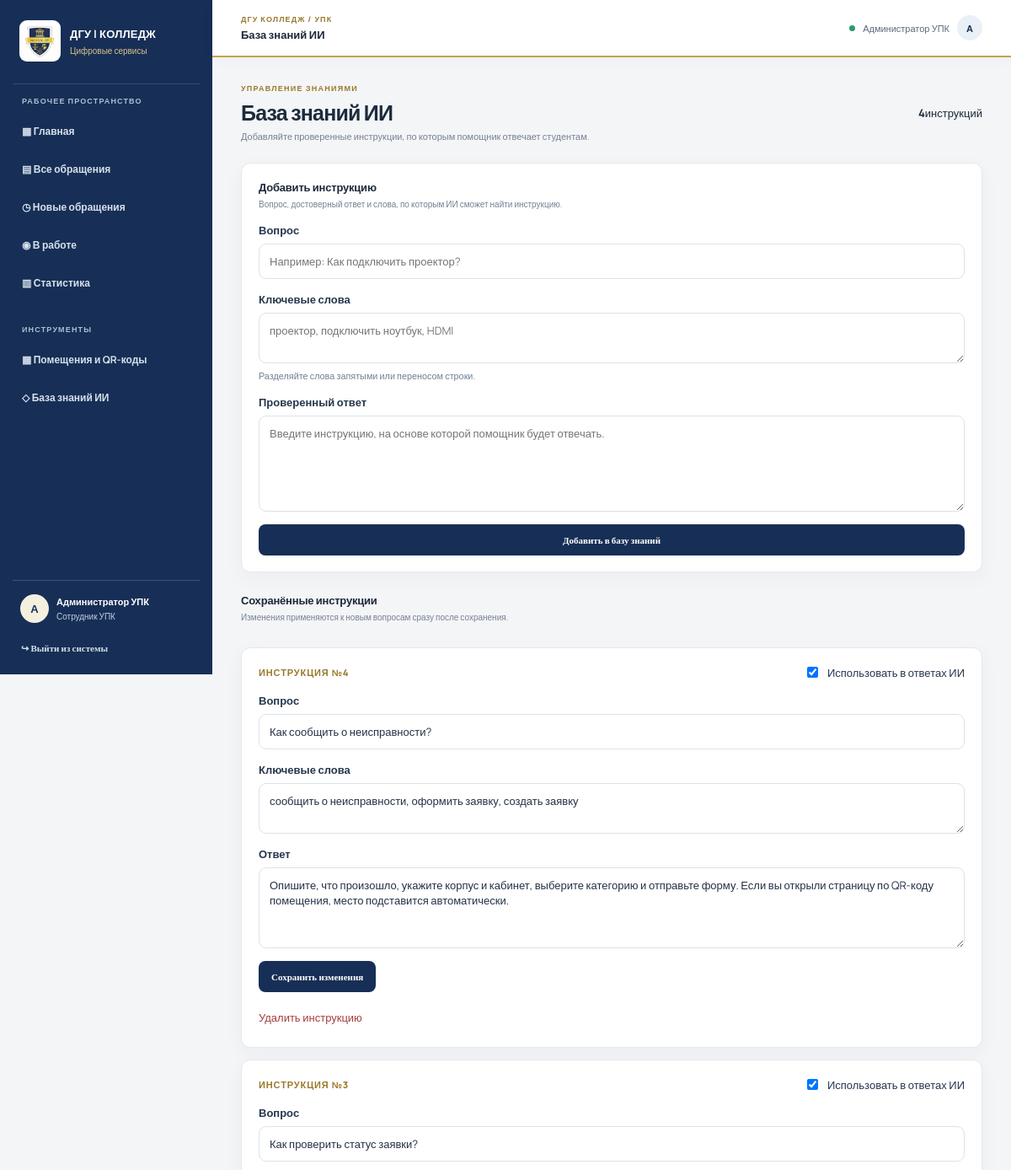
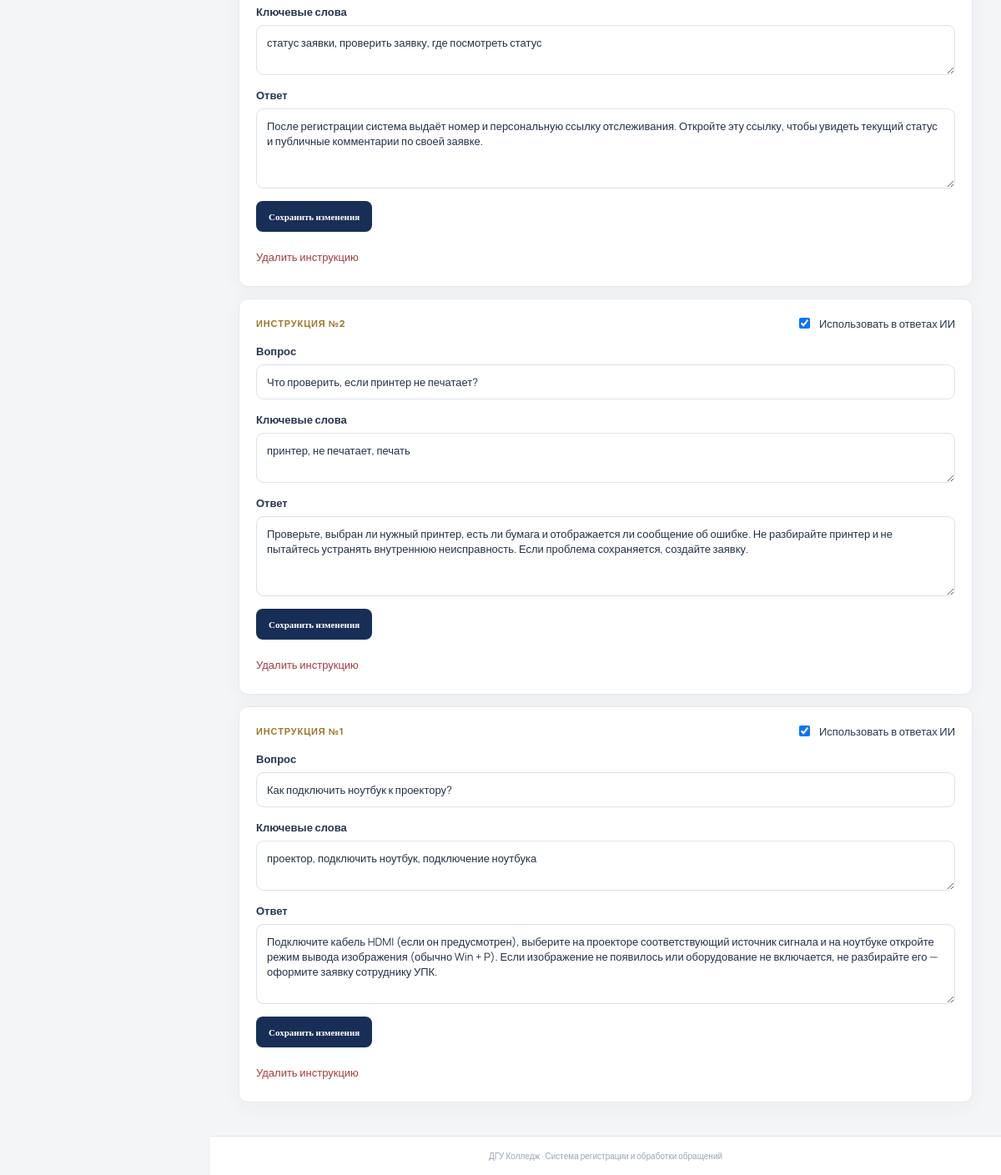
/admin/knowledge (signed in), run on the app's committed database (2 pictures, top to bottom).
### tables this page shows
CREATE TABLE knowledge_base (
            id INTEGER PRIMARY KEY AUTOINCREMENT,
            question TEXT NOT NULL,
            answer TEXT NOT NULL,
            keywords TEXT NOT NULL DEFAULT '[]',
            is_active INTEGER NOT NULL DEFAULT 1,
            created_at TEXT NOT NULL,
            updated_at TEXT NOT NULL
        );

### app.py (the view, shortened to what this page needs)
@app.route("/admin/knowledge", methods=["GET", "POST"])
@staff_required
def admin_knowledge():
    with db() as con:
        items = con.execute(
            "SELECT * FROM knowledge_base ORDER BY updated_at DESC, id DESC"
        ).fetchall()
    knowledge_items = []
    for item in items:
        row = dict(item)
        try:
            row["keywords_list"] = json.loads(row["keywords"] or "[]")
        except (TypeError, ValueError):
            row["keywords_list"] = []
        knowledge_items.append(row)
    return render_template("knowledge.html", knowledge_items=knowledge_items)

### app.py (called while the page is built, shortened)
def db():
    connection = sqlite3.connect(DATABASE)
    connection.row_factory = sqlite3.Row
    connection.execute("PRAGMA foreign_keys = ON")
    return connection

@app.context_processor
def inject_globals():
    if "csrf_token" not in session:
        session["csrf_token"] = secrets.token_urlsafe(24)
    return {"csrf_token": session["csrf_token"], "statuses": STATUSES}

@app.before_request
def csrf_check():
   if request.method == "GET":
       if "csrf_token" not in session:
           session["csrf_token"] = secrets.token_urlsafe(24)

def staff_required(fn):
    @wraps(fn)
    def wrapper(*args, **kwargs):
        if not session.get("staff_id"):
            return redirect(url_for("login", next=request.path))
        return fn(*args, **kwargs)
    return wrapper

### templates/knowledge.html (shortened to what this page needs)
{% extends "base.html" %}
{% block section_name %}База знаний ИИ{% endblock %}
{% block content %}
<section class="admin-page-heading">
  <div>
    <div class="eyebrow">УПРАВЛЕНИЕ ЗНАНИЯМИ</div>
    <h1>База знаний ИИ</h1>
    <p>Добавляйте проверенные инструкции, по которым помощник отвечает студентам.</p>
  </div>
  <div class="heading-counter"><b>{{ knowledge_items|length }}</b><span>инструкций</span></div>
</section>
<section class="admin-panel knowledge-form-panel">
  <div class="admin-panel-heading"><div><h2>Добавить инструкцию</h2><p>Вопрос, достоверный ответ и слова, по которым ИИ сможет найти инструкцию.</p></div></div>
  <form method="post" class="knowledge-form">
    <label>Вопрос<input name="question" maxlength="250" required placeholder="Например: Как подключить проектор?"></label>
    <label>Ключевые слова<textarea name="keywords" rows="2" required placeholder="проектор, подключить ноутбук, HDMI"></textarea><small>Разделяйте слова запятыми или переносом строки.</small></label>
    <label>Проверенный ответ<textarea name="answer" rows="5" maxlength="10000" required placeholder="Введите инструкцию, на основе которой помощник будет отвечать."></textarea></label>
    <button class="admin-primary-button" type="submit">Добавить в базу знаний</button>
  </form>
</section>
<section class="knowledge-list">
  <div class="admin-panel-heading"><div><h2>Сохранённые инструкции</h2><p>Изменения применяются к новым вопросам сразу после сохранения.</p></div></div>
  {% for item in knowledge_items %}
  <article class="admin-panel knowledge-item {% if not item.is_active %}knowledge-disabled{% endif %}">
    <form method="post" action="{{ url_for('edit_knowledge', item_id=item.id) }}" class="knowledge-edit-form">
      <div class="knowledge-item-top"><span class="knowledge-id">ИНСТРУКЦИЯ №{{ item.id }}</span><label class="knowledge-active"><input type="checkbox" name="is_active" value="1" {% if item.is_active %}checked{% endif %}> Использовать в ответах ИИ</label></div>
      <label>Вопрос<input name="question" maxlength="250" required value="{{ item.question }}"></label>
      <label>Ключевые слова<textarea name="keywords" rows="2" required>{{ item.keywords_list|join(', ') }}</textarea></label>
      <label>Ответ<textarea name="answer" rows="4" maxlength="10000" required>{{ item.answer }}</textarea></label>
      <div class="knowledge-actions"><button class="admin-primary-button" type="submit">Сохранить изменения</button></div>
    </form>
    <form method="post" action="{{ url_for('delete_knowledge', item_id=item.id) }}" onsubmit="return confirm('Удалить эту инструкцию?')">
      <button class="knowledge-delete" type="submit">Удалить инструкцию</button>
    </form>
  </article>
  {% else %}
  <div class="admin-panel admin-empty"><b>База знаний пока пуста</b><p>Добавьте первую проверенную инструкцию с помощью формы выше.</p></div>
  {% endfor %}
</section>
{% endblock %}

### static/css/style.css (style rules this page uses)
:root { --ink: #17212f; --muted: #718096; --line: #e6ebf1; --blue: #17345f; --blue2: #f5efdc; --bg: #f5f6f8; --green: #287454; }
* { box-sizing: border-box; }
body { margin: 0; background: var(--bg); color: var(--ink); font-family: Manrope, Arial, sans-serif; font-size: 14px; }
.eyebrow { font-size: 10px; letter-spacing: 1.7px; font-weight: 800; color: var(--blue); }
h1 { font-size: 34px; letter-spacing: -1.3px; margin: 9px 0; }
h2 { font-size: 18px; margin: 0 0 8px; letter-spacing: -0.3px; }
input, textarea, select { width: 100%; border: 1px solid #dfe5ed; border-radius: 9px; padding: 11px 12px; font: 500 13px Manrope; color: var(--ink); background: #fff; outline: none; }
textarea { resize: vertical; }
:root { --ink: #17243a; --muted: #748094; --line: #e5e8ed; --blue: #172f56; --blue2: #f5efdf; --bg: #f4f5f7; --gold: #c7a34b; }
body { background: var(--bg); }
.eyebrow { color: #9a792d; }

### static/css/admin.css (style rules this page uses)
:root { --dgu-navy: #172f56; --dgu-blue: #294d79; --admin-bg: #f3f6fa; --admin-line: #e5eaf0; --admin-text: #1d2939; --admin-muted: #758195; --admin-white: #fff; }
* { box-sizing: border-box; }
.admin-body { margin: 0; background: var(--admin-bg); color: var(--admin-text); font-family: Manrope, Arial, sans-serif; font-size: 13px; }
.admin-page-heading { display: flex; align-items: center; justify-content: space-between; gap: 20px; margin: 0 0 24px; }
.admin-page-heading .eyebrow { font-size: 9px; letter-spacing: 1.25px; font-weight: 800; color: var(--dgu-blue); }
.admin-page-heading h1 { font-size: 25px; line-height: 1.25; letter-spacing: -.8px; margin: 7px 0 5px; color: #1c2b3d; }
.admin-page-heading p { margin: 0; color: var(--admin-muted); font-size: 11px; }
.admin-primary-button { display: inline-flex; align-items: center; justify-content: center; gap: 13px; padding: 11px 15px; border: 0; border-radius: 8px; background: var(--dgu-navy); color: #fff; text-decoration: none; font: 700 11px Manrope; white-space: nowrap; }
.admin-panel { background: #fff; border: 1px solid var(--admin-line); border-radius: 11px; padding: 19px 20px; min-width: 0; }
.admin-panel-heading { display: flex; align-items: center; justify-content: space-between; gap: 12px; margin-bottom: 15px; }
.admin-panel-heading h2 { font-size: 13px; margin: 0 0 4px; letter-spacing: -.2px; }
.admin-panel-heading p { font-size: 10px; color: var(--admin-muted); margin: 0; }
:root { --dgu-navy: #172f56; --dgu-blue: #294d79; --dgu-gold: #c7a34b; --admin-bg: #f4f5f7; --admin-line: #e5e8ed; }
.topbar-kicker, .admin-page-heading .eyebrow { color: #9a792d; }
.admin-primary-button, .admin-detail-grid .button.primary { background: #172f56; color: white; }
.admin-stat-card, .admin-panel { border-color: #e5e8ed; box-shadow: 0 7px 24px rgba(26,42,66,.04); }
.knowledge-form-panel { margin-bottom: 24px; }
.knowledge-form, .knowledge-edit-form { display: grid; gap: 15px; }
.knowledge-form label, .knowledge-edit-form label { display: grid; gap: 7px; color: #26364d; font-weight: 650; font-size: 13px; }
.knowledge-form input, .knowledge-form textarea, .knowledge-edit-form input:not([type="checkbox"]), .knowledge-edit-form textarea { width: 100%; box-sizing: border-box; border: 1px solid #dce2ea; border-radius: 9px; padding: 11px 12px; background: #fff; color: #243247; font: inherit; font-weight: 400; resize: vertical; }
.knowledge-form label small { color: #718096; font-weight: 400; }
.knowledge-list { display: grid; gap: 14px; }
.knowledge-item { display: grid; gap: 14px; }
.knowledge-item-top, .knowledge-actions { display: flex; align-items: center; justify-content: space-between; gap: 12px; flex-wrap: wrap; }
.knowledge-id { color: #9a792d; font-size: 11px; font-weight: 800; letter-spacing: .08em; }
.knowledge-active { display: flex !important; align-items: center; grid-template-columns: auto 1fr; gap: 8px !important; font-weight: 500 !important; }
.knowledge-active input { width: auto; }
.knowledge-delete { border: 0; background: transparent; color: #a43d3d; padding: 7px 0; cursor: pointer; font: inherit; font-size: 13px; }

### data on the page
knowledge_base: id "4", is_active "☑", question "Как сообщить о неисправности?", keywords "сообщить о неисправности, оформить заявку, создать заявку", answer "Опишите, что произошло, укажите корпус и кабинет, выберите категорию и отправьте форму. Если вы открыли страницу по QR-коду помещения, место подставится автоматически."
knowledge_base: id "3", is_active "☑", question "Как проверить статус заявки?", keywords "статус заявки, проверить заявку, где посмотреть статус", answer "После регистрации система выдаёт номер и персональную ссылку отслеживания. Откройте эту ссылку, чтобы увидеть текущий статус и публичные комментарии по своей заявке."
knowledge_base: id "2", is_active "☑", question "Что проверить, если принтер не печатает?", keywords "принтер, не печатает, печать", answer "Проверьте, выбран ли нужный принтер, есть ли бумага и отображается ли сообщение об ошибке. Не разбирайте принтер и не пытайтесь устранять внутреннюю неисправность. Если проблема сохраняется, создайте заявку."
knowledge_base: id "1", is_active "☑", question "Как подключить ноутбук к проектору?", keywords "проектор, подключить ноутбук, подключение ноутбука", answer "Подключите кабель HDMI (если он предусмотрен), выберите на проекторе соответствующий источник сигнала и на ноутбуке откройте режим вывода изображения (обычно Win + P). Если изображение не появилось или оборудование не включается, не разбирайте его — оформите заявку сотруднику УПК."

### other printed values
{{ (session.get('staff_name') or 'С')[0]|upper }} "А"
{{ session.get('staff_name') }} "Администратор УПК"
{{ knowledge_items|length }} "4"
